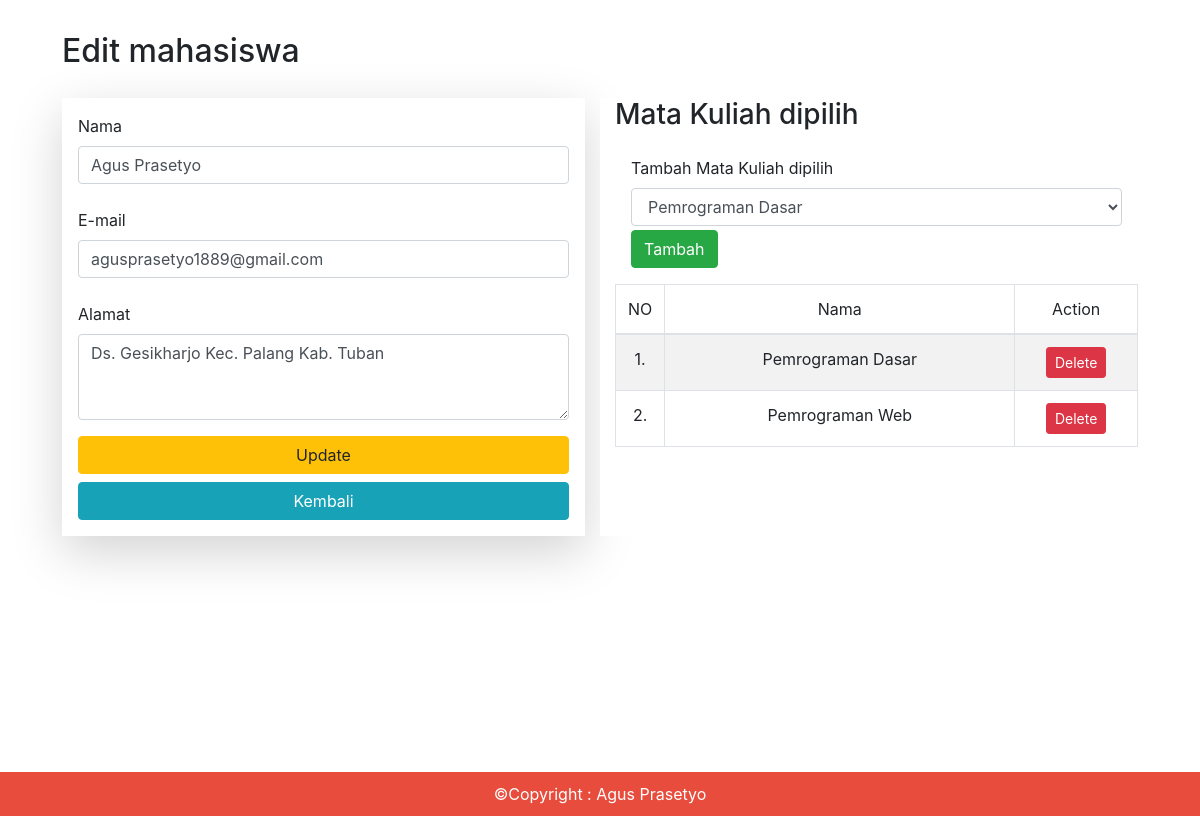
The app's page /mahasiswa-edit.php?id=1 with its own data.
### tables this page shows
CREATE TABLE `mahasiswa` (
  `id` int(11) NOT NULL,
  `nama` varchar(100) NOT NULL,
  `email` varchar(255) NOT NULL,
  `alamat` text NOT NULL
);

CREATE TABLE `mahasiswa_mata_kuliah` (
  `id` int(11) NOT NULL,
  `mahasiswa_id` int(11) NOT NULL,
  `matkul_id` int(11) NOT NULL
);

CREATE TABLE `mata_kuliah` (
  `id` int(11) NOT NULL,
  `nama` varchar(100) NOT NULL
);

### function.php (called while the page is built, shortened)
<?php
  include "koneksi/koneksi.php";
  function query($query)
  {
      global $koneksi;
      $result = mysqli_query($koneksi, $query);
      $rows = [];
      while ($data = mysqli_fetch_assoc($result)) {
          $rows[] = $data;
      }
      return $rows;
  }
?>

### mahasiswa-edit.php (the view, shortened to what this page needs)
<?php
   $title = "Edit mahasiswa";
   include "layouts/header.php";
   include "function.php";
   $id = $_GET['id'];
   $mahasiswa = query("SELECT * FROM mahasiswa WHERE id = '$id'")[0];
   $matkul_data = query("SELECT * FROM mata_kuliah");
   $matkul_list = query("SELECT mmk.id as id_relasi, mk.nama as nama_matkul FROM mata_kuliah mk
                        inner JOIN mahasiswa_mata_kuliah mmk ON mk.id = mmk.matkul_id
                        inner JOIN mahasiswa m ON m.id = mmk.mahasiswa_id
                        WHERE mmk.mahasiswa_id = '$id' ");
?>
<div class="row p-3 m-3">
   <div class="col-md-12 mb-3">
      <h2 class="card-title ">
            <?= $title ?>
      </h2>
   </div>
   <div class="col-md-6 bg-white">
      <form action="" method="post" class="shadow-lg p-3 bg-white">
         <label for="nama">Nama</label>
         <input type="text"
            name="nama"
            id="nama"
            class="form-control"
            placeholder="Input nama . . ."
            autofocus="on" required
            value="<?= $mahasiswa['nama'] ?>"> <br>
         <label for="email">E-mail</label>
         <input type="email"
            name="email" id="email"
            class="form-control"
            placeholder="Input email . . . " required
            value="<?= $mahasiswa['email'] ?>"> <br>
         <label for="alamat">Alamat</label>
         <textarea name="alamat" id="alamat" rows="3" class="form-control mb-3" placeholder="Input alamat . . ."><?= $mahasiswa['alamat'] ?></textarea>
         <input type="submit" name="submit"
            value="Update"
            class="btn btn-warning btn-block"/>
            <a
               class="btn btn-info btn-block text-white"
               onclick="document.location.href = './'">
               Kembali
            </a>
      </form>
   </div>
   <div class="col-md-6 bg-white">
      <h3>
         Mata Kuliah dipilih
      </h3>
      <form action="" method="post" class="p-3 bg-white">
         <label>Tambah Mata Kuliah dipilih</label>
         <select name="matkul" id="matkul" class="form-control">
            <?php
               foreach ($matkul_data as $matkul) {
            ?>
               <option value="<?= $matkul['id'] ?>"><?= $matkul['nama'] ?></option>
            <?php } ?>
         </select>
         <input type="submit" name="tambah_matkul" value="Tambah" class="btn btn-success mt-1">
      </form>
      <table class="table table-bordered table-striped table-hover">
         <thead align="center">
            <tr>
               <td width=5>NO</td>
               <td style="width: 350px">Nama</td>
               <td>Action</td>
            </tr>
         </thead>
         <tbody align="center">
            <?php
               if ($matkul_list == null) {
                  echo "
                  <tr>
                     <td colspan=3>
                        Mata kuliah belum dipilih
                     </td>
                  </tr>";
               } else {
                  $i = 1;
                  foreach ($matkul_list as $data) {
            ?>
               <tr>
                  <td><?= $i++ ?>.</td>
                  <td><?= $data['nama_matkul'] ?></td>
                  <td>
                     <a href="mahasiswa-matkul-delete.php?id=<?= $data['id_relasi'] ?>&mhs=<?= $id ?>"
                        onclick="return confirm('Apakah anda ingin menghapus user ini ?')"
                        class="btn btn-danger btn-sm">Delete</a>
                  </td>
               </tr>
            <?php
                  }
               }
            ?>
         </tbody>
      </table>
   </div>
</div>
<?php
   include "layouts/footer.php";
?>

### records on screen
mahasiswa: nama "Agus Prasetyo", email "agusprasetyo1889@gmail.com", alamat "Ds. Gesikharjo Kec. Palang Kab. Tuban"
mahasiswa_mata_kuliah: matkul.nama "Pemrograman Dasar"
mahasiswa_mata_kuliah: matkul.nama "Pemrograman Web"

### other values on screen
$title "Edit mahasiswa"
form field matkul "Pemrograman Dasar"
